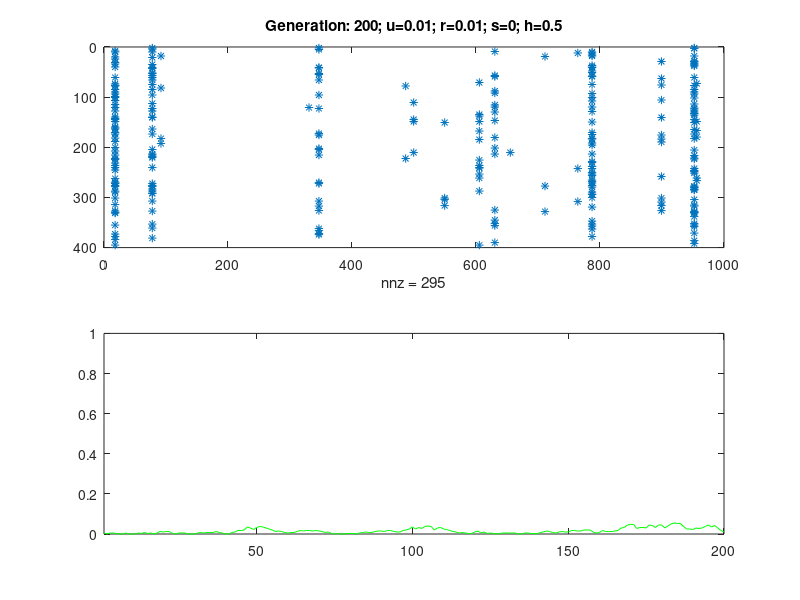

Recreate this plot in MATLAB.
function [segseq, segsites] = simucode
N = 200;
L = 1000;
u = 1e-2;
r = 1e-2;
s = 0;
h = 0.5;
w = [1, 1 + s * h, 1 + s];
w = w ./ max(w);

%HGa=logical(sparse(2*N,L));
%HGb=logical(sparse(2*N,L));
HGa = false(2*N, L);
HGb = false(2*N, L);
selsite = 500;

totalG = 200;
freqx = [];

for G = 1:totalG
    % add selected site
    if ~any(HGa(:, selsite))
        i = ceil(rand*2*N);
        HGa(i, selsite) = true;
    end
    if all(HGa(:, selsite)) % fixed
        HGa(:, selsite) = false;
    end

    % mutation
    mutnum = poissrnd(u*N);
    for k = 1:mutnum
        i = ceil(rand*2*N);
        j = ceil(rand*L);
        HGa(i, j) = true;
    end

    c = 1;
    while c <= N
        s1 = ceil(rand*N);
        s2 = ceil(rand*N);
        while (s2 == s1), s2 = ceil(rand*N); end
        g1 = s1 * 2 - 1;
        g2 = s1 * 2;
        g3 = s2 * 2 - 1;
        g4 = s2 * 2;

        % recombination [hap1,hap2]=HGa(s1,s2);
        p1gm1 = HGa(g1, :);
        p1gm2 = HGa(g2, :);
        p2gm1 = HGa(g3, :);
        p2gm2 = HGa(g4, :);
        recombnum1 = poissrnd(r*N);
        recombnum2 = poissrnd(r*N);
        for k = 1:recombnum1
            j = ceil(rand*L);
            gm1new = [p1gm1(1, 1:j), p1gm2(1, j+1:end)];
            gm2new = [p1gm2(1, 1:j), p1gm1(1, j+1:end)];
            p1gm1 = gm1new;
            p1gm2 = gm2new;
        end
        for k = 1:recombnum2
            j = ceil(rand*L);
            gm3new = [p2gm1(1, 1:j), p2gm2(1, j+1:end)];
            gm4new = [p2gm2(1, 1:j), p2gm1(1, j+1:end)];
            p2gm1 = gm3new;
            p2gm2 = gm4new;
        end
        if (rand > 0.5), childgm1 = p1gm1;
        else childgm1 = p1gm2;
        end
        if (rand > 0.5), childgm2 = p2gm1;
        else childgm2 = p2gm2;
        end

        if w(1+childgm1(selsite)+childgm2(selsite)) > rand
            HGb(c*2-1, :) = childgm1;
            HGb(c*2, :) = childgm2;
            c = c + 1;
        end
    end

    HGa = HGb;
    figure(1)
    subplot(2, 1, 1)
    spy(HGa, '*');
    %imagesc(HGa);
    title(sprintf('Generation: %d; u=%g; r=%g; s=%g; h=%g', G, u, r, s, h));
    F(G) = getframe;

    freqx(G) = sum(HGa(:, selsite)) ./ (2 * N);
    subplot(2, 1, 2)
    if sum(HGa(:, selsite)) == 2 * N
        plot(1:G, freqx, 'r');
    else
        plot(1:G, freqx, 'g');
    end
    xlim([1, totalG]);
    ylim([0, 1]);
end

x = sum(HGa);
segsites = find(x > 0);
segseq = full(HGa(:, segsites));

%%
% movie(F)
